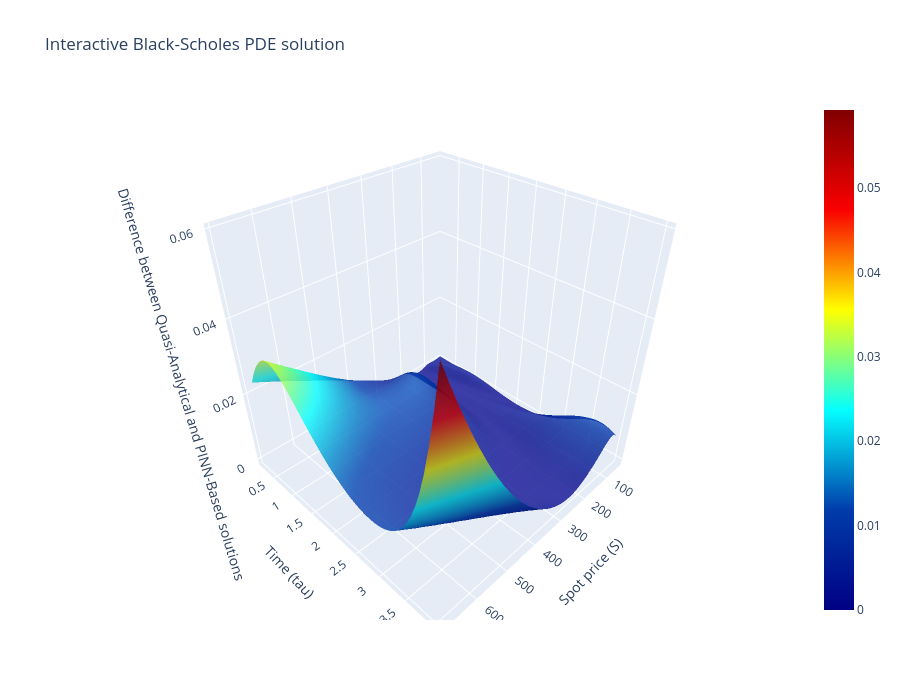

This figure's notebook cell:
### Code cell
plot_3d_result(results, 'diff')

### Figure 1 — Plotly figure (JSON) as saved in the notebook; plotly's stock layout.template omitted (floating-point values rounded to 4 significant figures; data arrays with more than 128 entries replaced by an {"elided": "..."} marker saying what was removed)
{"data": [{"colorscale": [[0, "rgb(0,0,131)"], [0.2, "rgb(0,60,170)"], [0.4, "rgb(5,255,255)"], [0.6, "rgb(255,255,0)"], [0.8, "rgb(250,0,0)"], [1, "rgb(128,0,0)"]], "opacity": 0.8, "type": "surface", "x": {"elided": "50x65 int values"}, "y": {"elided": "50x65 float values"}, "z": {"elided": "50x65 float values"}}], "layout": {"autosize": true, "height": 700, "scene": {"xaxis": {"title": {"text": "Spot price (S)"}}, "yaxis": {"title": {"text": "Time (tau)"}}, "zaxis": {"title": {"text": "Difference between Quasi-Analytical and PINN-Based solutions"}}}, "title": {"text": "Interactive Black-Scholes PDE solution"}, "width": 900}}
